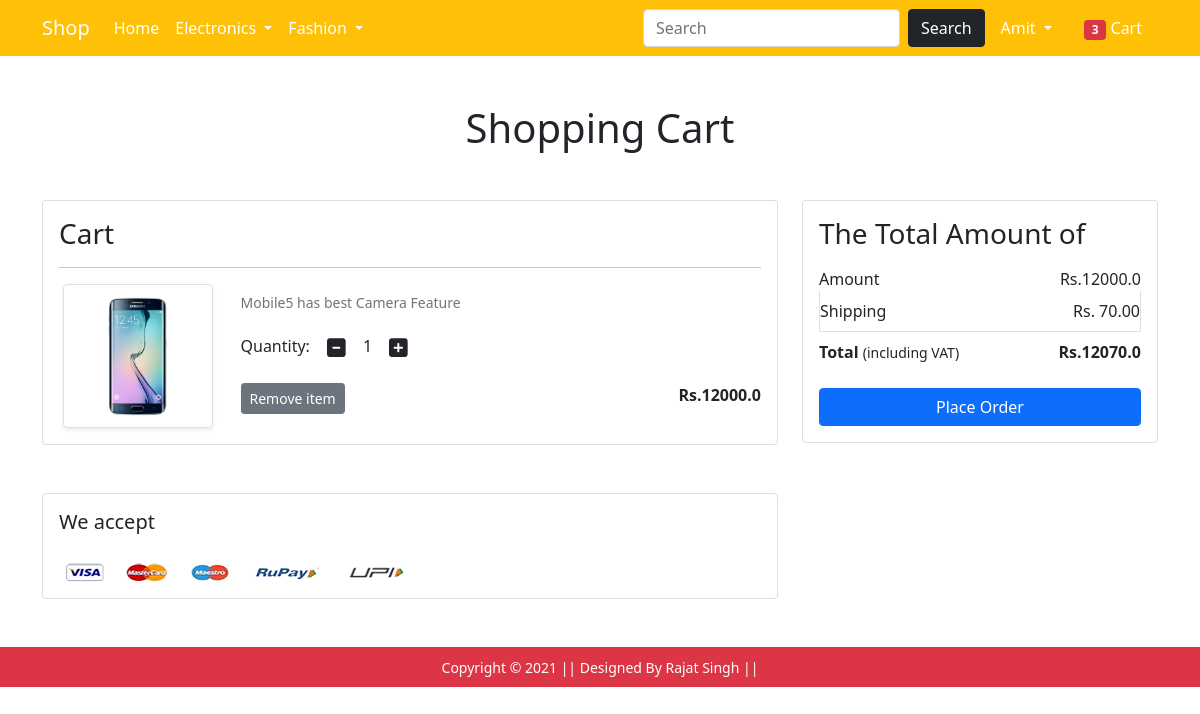
Page /cart/ (signed in) on the committed database.
### userApp/models.py (models this page shows, shortened)
class Cart(models.Model):
    user = models.ForeignKey(User , on_delete=models.CASCADE)
    Product = models.ForeignKey( Product, on_delete=models.CASCADE)
    quantity = models.PositiveIntegerField(default=1)

class Product(models.Model):
    title = models.CharField(max_length=200)
    selling_price = models.FloatField()
    discounted_price = models.FloatField()
    discription = models.TextField()
    brand =  models.CharField(max_length=100)
    Comment= models.CharField(max_length=200,default="")
    catogary = models.CharField(choices= CATOGARY_CHOICES, max_length=200)
    product_image = models.ImageField(upload_to='productimg',default="")

### userApp/views.py (the view)
# urls.py: path('cart/', views.show_cart, name='showcart'),
@login_required
def show_cart(request):
    if request.user.is_authenticated:
        user = request.user
        cart= Cart.objects.filter(user=user)
        ammounts=0.0
        shipping_ammount=70.0
        Total_Ammount=0.0
        cart_product=[p for p in Cart.objects.all() if p.user==user]
        if cart_product:
            for p in cart_product:
                tempammount=(p.quantity * p.Product.discounted_price)
                ammounts += tempammount
                TotalAmount = ammounts + shipping_ammount
            return render(request, 'app/addtocart.html',{'carts':cart,'TotalAmount':TotalAmount,'ammounts':ammounts})
        else:
            return render(request, 'app/EmpattyCart.html')

### userApp/templates/app/addtocart.html (shortened to what this page needs)
{% extends 'app/base.html' %}
{% load static %}
{% block main-content %}
<div class="container my-5">
 <div class="row">
  <h1 class="text-center mb-5">Shopping Cart</h1>
  <div class="col-sm-8">
  <div class="card">
   <div class="card-body">
    <h3>Cart</h3>
  {% for cart in carts %}
       <hr>
    <div class="row">
     <div class="col-sm-3 text-center align-self-center"><img src="{{cart.Product.product_image.url}}" alt="" srcset="" class="img-fluid img-thumbnail shadow-sm" height="150" width="150"> </div>
     <div class="col-sm-9">
      <div>
       <p class="mb-2 text-muted small">{{cart.Product.discription}}</p>
       <div class="my-3">
        <label for="quantity">Quantity:</label>
        <a class="minus-cart btn" pid="{{cart.Product.id}}" ><i class="fas fa-minus-square fa-lg"></i></a>
          <span id="quantity"> {{cart.quantity}} </span>
        <a class="plus-cart btn" pid="{{cart.Product.id}}" ><i class="fas fa-plus-square fa-lg"></i></a>
       </div>
       <div class="d-flex justify-content-between">
        <a href="#" class="btn btn-sm btn-secondary mr-3 Remove-cart " pid="{{cart.Product.id}}">Remove item </a>
        <p class="mb-0"><span><strong>Rs.{{cart.Product.discounted_price}}</strong></span></p>
       </div>
      </div>
     </div>
    </div>
  {% endfor %}
 </div>
</div>
 </div>
<div class="col-sm-4">
   <div class="card">
    <div class="card-body">
      <h3>The Total Amount of</h3>
      <ul class="list-group">
       <li class="list-group-item d-flex justify-content-between align-items-center border-0 px-0 pb-0">Amount<span id="ammountHtml">Rs.{{ammounts}}</span></li>
       <li class="list-group-item d-flex justify-content-between align-items-center px-0">Shipping<span>Rs. 70.00</span></li>
       <li class="list-group-item d-flex justify-content-between align-items-center border-0 px-0 mb-3">
        <div>
           <strong>Total</strong> <small>(including VAT)</small>
         </div>
         <span><strong >Rs.<strong id="TotalAmoutHtml">{{TotalAmount}}</strong></strong></span>
       </li>
      </ul>
      <div class="d-grid"><a href="{% url 'checkout' %}" class="btn btn-primary">Place Order</a></div>
    </div>
   </div>
</div>
</div>
 </div>
<div class="container">
 <div class="row">
  <div class="col-sm-8">
   <div class="card">
    <div class="card-body">
      <h5 class="mb-4">We accept</h5>
      <img src="{% static 'app/images/payment.png' %}" alt="" class="img-fluid">
    </div>
  </div>
  </div>
 </div>
</div>
{% endblock main-content %}

### userApp/templates/app/base.html (shortened to what this page needs)
<!doctype html>
{% load static %}
<html lang="en">
  <head>
    <link href="https://cdn.jsdelivr.net/npm/bootstrap@5.0.0-beta1/dist/css/bootstrap.min.css" rel="stylesheet">
    <link rel="stylesheet" href="{% static 'app/css/owl.carousel.min.css' %}">
    <link rel="stylesheet" href="{% static 'app/css/all.min.css' %}">
    <link rel="stylesheet" href="{% static 'app/css/style.css' %}">
  </head>
  <body>
    <nav class="navbar navbar-expand-lg navbar-dark bg-warning">
     <div class="container">
       <a class="navbar-brand" href="/">Shop</a>
       <div class="collapse navbar-collapse" id="navbarSupportedContent">
         <ul class="navbar-nav me-auto mb-2 mb-lg-0">
           <li class="nav-item">
             <a class="nav-link active" aria-current="page" href="/">Home</a>
           </li>
           <li class="nav-item dropdown">
             <a class="nav-link dropdown-toggle text-white" href="#" id="electronicsDropdown" role="button" data-bs-toggle="dropdown" aria-expanded="false">
               Electronics
             </a>
           </li>
           <li class="nav-item dropdown">
             <a class="nav-link dropdown-toggle text-white" href="#" id="fashionDropdown" role="button" data-bs-toggle="dropdown" aria-expanded="false">
               Fashion
             </a>
           </li>
         </ul>
         <form class="d-flex">
           <input class="form-control me-2" type="search" placeholder="Search" aria-label="Search">
           <button class="btn btn-dark" type="submit">Search</button>
         </form>
         <div>
        <ul class="navbar-nav me-auto mb-2 mb-lg-0">
            {%  if request.user.is_authenticated %}
            <li class="nav-item dropdown mx-2">
                <a class="nav-link dropdown-toggle text-white" href="#" id="profileDropdown" role="button" data-bs-toggle="dropdown" aria-expanded="false">
                  <spam class=text-capitalize>{{request.user}}</spam>
                </a>
            </li>
            <li class="nav-item mx-2">
              <a href="{% url 'showcart' %}" class="nav-link text-white"><span class="badge bg-danger">3</span> Cart </a>
              </li>
        {% endif %}
      </ul>
         </div>
       </div>
     </div>
    </nav>
    {% block main-content %} {% endblock main-content %}
    <footer class="container-fluid bg-danger text-center p-2 mt-5">
        <small class="text-white">Copyright &copy; 2021 || Designed By Rajat Singh || </small>
    </footer>
  </body>
</html>

### rows in the picture
Cart: Product.product_image (picture), Product.discription "Mobile5 has best Camera Feature", quantity "1", Product.discounted_price "12000.0"

### other values in the picture
{{ request.user }} "Amit"
{{ ammounts }} "12000.0"
{{ TotalAmount }} "12070.0"
